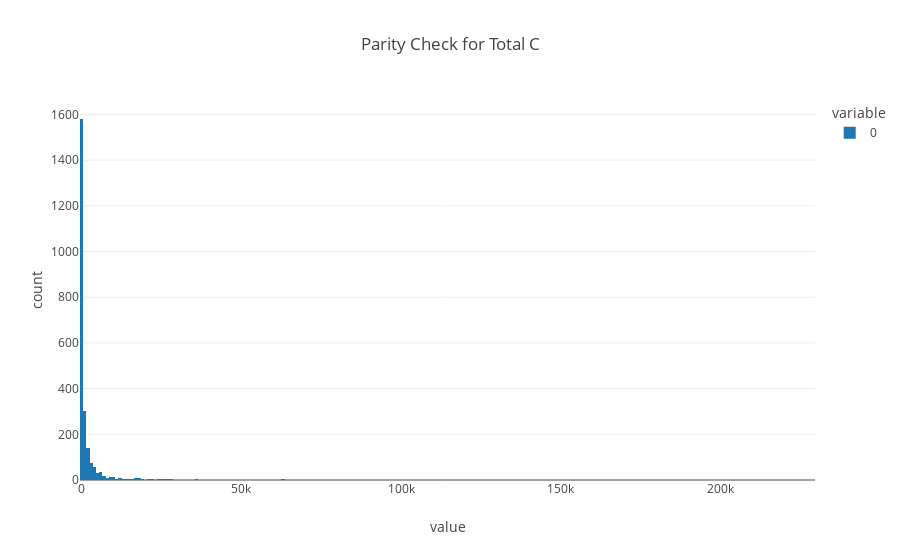

The notebook cell this image was saved under:
### Code cell
component_columns = ['Forest C Yr-2019 (GgC)','Nonforest C Yr-2019 (GgC)','Deforestation Emission Yr-2019 (GgC)',
    'Degradation Emission Yr-2019 (GgC)','Fire Emission Yr-2019 (GgC)']
df['Test Sum'] = df[component_columns].sum(axis=1)
df[['Test Sum','Total C Yr-2019 (GgC)']]

(df['Test Sum'] - df['Total C Yr-2019 (GgC)']).sum() # Check for parity everywhere
px.histogram((df['Test Sum'] - df['Total C Yr-2019 (GgC)']),title = 'Parity Check for Total C')

printmd("**--> Hmm, definitely off a little bit here still**")

### Figure 1 — Plotly figure (JSON) as saved in the notebook; plotly's stock layout.template omitted (floating-point values rounded to 4 significant figures; data arrays with more than 128 entries replaced by an {"elided": "..."} marker saying what was removed)
{"data": [{"alignmentgroup": "True", "bingroup": "x", "hovertemplate": "variable=0<br>value=%{x}<br>count=%{y}<extra></extra>", "legendgroup": "0", "marker": {"color": "#1F77B4"}, "name": "0", "offsetgroup": "0", "orientation": "v", "showlegend": true, "type": "histogram", "x": {"elided": "2377 float values"}, "xaxis": "x", "yaxis": "y"}], "layout": {"barmode": "relative", "legend": {"title": {"text": "variable"}, "tracegroupgap": 0}, "title": {"text": "Parity Check for Total C"}, "xaxis": {"anchor": "y", "domain": [0, 1], "title": {"text": "value"}}, "yaxis": {"anchor": "x", "domain": [0, 1], "title": {"text": "count"}}}}
